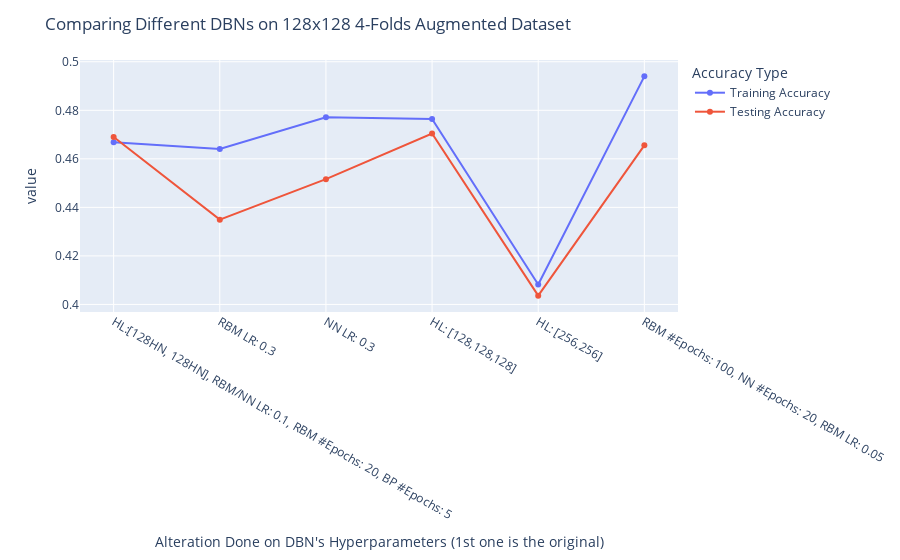

Source (notebook cell):
### Code cell
fig = px.line(x=dfsNames, y=[df128augTrAccs, df128augTsAccs], markers=True)
fig.update_layout(title="Comparing Different DBNs on 128x128 4-Folds Augmented Dataset", legend_title="Accuracy Type")
fig.update_layout(xaxis={"title": "Alteration Done on DBN's Hyperparameters (1st one is the original)"})
fig = custom_legend_name(fig, ["Training Accuracy", "Testing Accuracy"])
fig.show()

### Figure 1 — Plotly figure (JSON) as saved in the notebook; plotly's stock layout.template omitted (floating-point values rounded to 4 significant figures)
{"data": [{"hovertemplate": "variable=wide_variable_0<br>x=%{x}<br>value=%{y}<extra></extra>", "legendgroup": "wide_variable_0", "line": {"color": "#636efa", "dash": "solid"}, "marker": {"symbol": "circle"}, "mode": "markers+lines", "name": "Training Accuracy", "orientation": "v", "showlegend": true, "type": "scatter", "x": ["HL:[128HN, 128HN], RBM/NN LR: 0.1, RBM #Epochs: 20, BP #Epochs: 5", "RBM LR: 0.3", "NN LR: 0.3", "HL: [128,128,128]", "HL: [256,256]", "RBM #Epochs: 100, NN #Epochs: 20, RBM LR: 0.05"], "xaxis": "x", "y": [0.4669, 0.4641, 0.4771, 0.4764, 0.4082, 0.494], "yaxis": "y"}, {"hovertemplate": "variable=wide_variable_1<br>x=%{x}<br>value=%{y}<extra></extra>", "legendgroup": "wide_variable_1", "line": {"color": "#EF553B", "dash": "solid"}, "marker": {"symbol": "circle"}, "mode": "markers+lines", "name": "Testing Accuracy", "orientation": "v", "showlegend": true, "type": "scatter", "x": ["HL:[128HN, 128HN], RBM/NN LR: 0.1, RBM #Epochs: 20, BP #Epochs: 5", "RBM LR: 0.3", "NN LR: 0.3", "HL: [128,128,128]", "HL: [256,256]", "RBM #Epochs: 100, NN #Epochs: 20, RBM LR: 0.05"], "xaxis": "x", "y": [0.469, 0.4349, 0.4516, 0.4704, 0.4036, 0.4656], "yaxis": "y"}], "layout": {"legend": {"title": {"text": "Accuracy Type"}, "tracegroupgap": 0}, "margin": {"t": 60}, "title": {"text": "Comparing Different DBNs on 128x128 4-Folds Augmented Dataset"}, "xaxis": {"anchor": "y", "domain": [0, 1], "title": {"text": "Alteration Done on DBN's Hyperparameters (1st one is the original)"}}, "yaxis": {"anchor": "x", "domain": [0, 1], "title": {"text": "value"}}}}
